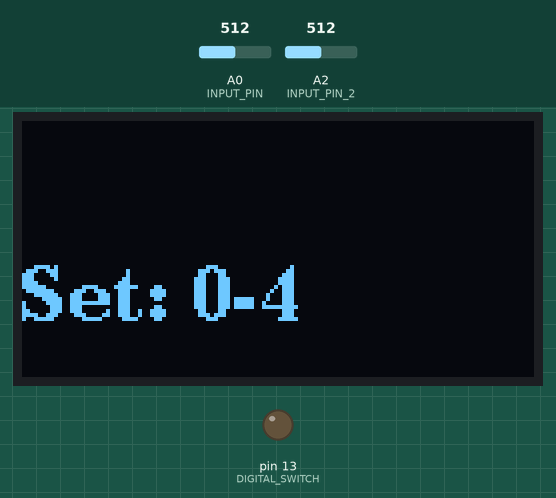
Bench run of a program on a simulated Arduino Uno, built with avr-gcc and run on an emulated ATmega328P. Parts: 128×64 one-colour display, output pins drawn as LEDs (lit = HIGH). The inputs (shaded band) are chosen by the test bench; at power-on: A2 (INPUT_PIN_2) = 512, A0 (INPUT_PIN) = 512. What the program prints to the serial monitor is not drawn.

Above: at 1.7 s.
1.8 s: A2 (INPUT_PIN_2) set to 900
Timing chart, 0 to 4.8 s (numbered marks = the images above; inputs shaded):
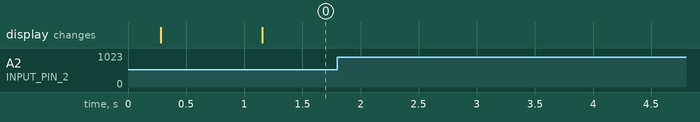

Measured:
- after the input at 1.8 s, every drawn part: stays the same

The program:

main.cpp
```cpp
#include <Arduino.h>
#include <time.h>
#include <Wire.h>
#include <U8g2lib.h>

U8G2_SH1106_128X64_NONAME_1_HW_I2C u8g2(U8G2_R0, U8X8_PIN_NONE);

unsigned long last_display_update = 0;
const int INPUT_PIN = A0;
const int INPUT_PIN_2 = A2;
const int DIGITAL_SWITCH = 13;
const int debounce_delay = 50;
unsigned long last_debounce = 0;

int last_read_values[] = {-1, -1};
int previous_switch_read = LOW;
bool is_second_set = false;

char sets[2][5] = {
  {'0', '1', '2', '3', '4'},
  {'5', '6', '7', '8', '9'}
};

struct AnalogRange
{
  int min_value;
  int max_value;
  int index;
};

struct OperatorRange
{
  int min_value;
  int max_value;
  char type;
};

AnalogRange ranges[] = {
  {1010, 1023, 0}, {500, 520, 1}, {980, 1000, 2}, {895, 905, 3}, {150, 170, 4}
};

OperatorRange operator_ranges[] = {
  {980, 1023, '+'}, {670, 710, '-'}, {140, 180, '/'}, {895, 905, '*'}
};

void setup()
{
  pinMode(LED_BUILTIN, OUTPUT);
  pinMode(INPUT_PIN, INPUT);
  Serial.begin(9600);
  delay(250);

  u8g2.begin();

}


void updateDisplay(){
  u8g2.firstPage();
  do {
    u8g2.setFont(u8g2_font_ncenB14_tr);
    u8g2.drawStr(0, 24, "");
    u8g2.drawStr(0, 50, is_second_set ? "Set: 5-9" : "Set: 0-4");
  } while ( u8g2.nextPage() );
}

void loop()
{

  int analog_read_2 = analogRead(INPUT_PIN_2);
  int switch_read = digitalRead(DIGITAL_SWITCH);

  //przycisk do zmiany liczb, sprawdzanie czy stan taki jak poprzedni
  if(switch_read == HIGH && previous_switch_read == LOW){
    is_second_set = !is_second_set;
    updateDisplay();
  }
  previous_switch_read = switch_read;

  int val = analogRead(INPUT_PIN);


  if (analog_read_2 < 50){
    last_read_values[1] = -1;
  } else {
    for (const auto& r :operator_ranges){
      if (analog_read_2 >= r.min_value && analog_read_2 <= r.max_value){
        if(last_read_values[1] != r.type){
            Serial.println(r.type);
            last_read_values[1] = r.type;
        }
        break;
      }
    }
  }


  if(val < 50){
    last_read_values[0] = -1;
  } else {
    for (const auto& r : ranges){
      if (val >= r.min_value && val <= r.max_value){
        if(last_read_values[0] != r.index && (millis() - last_debounce >= debounce_delay)){
          Serial.println(sets[is_second_set][r.index]);
          last_read_values[0] = r.index;
          last_debounce = millis();
        }
        break;
      }
    }
  }


  if(millis() - last_display_update >= 1000){
    updateDisplay();
    last_display_update = millis();
  }

}
```
